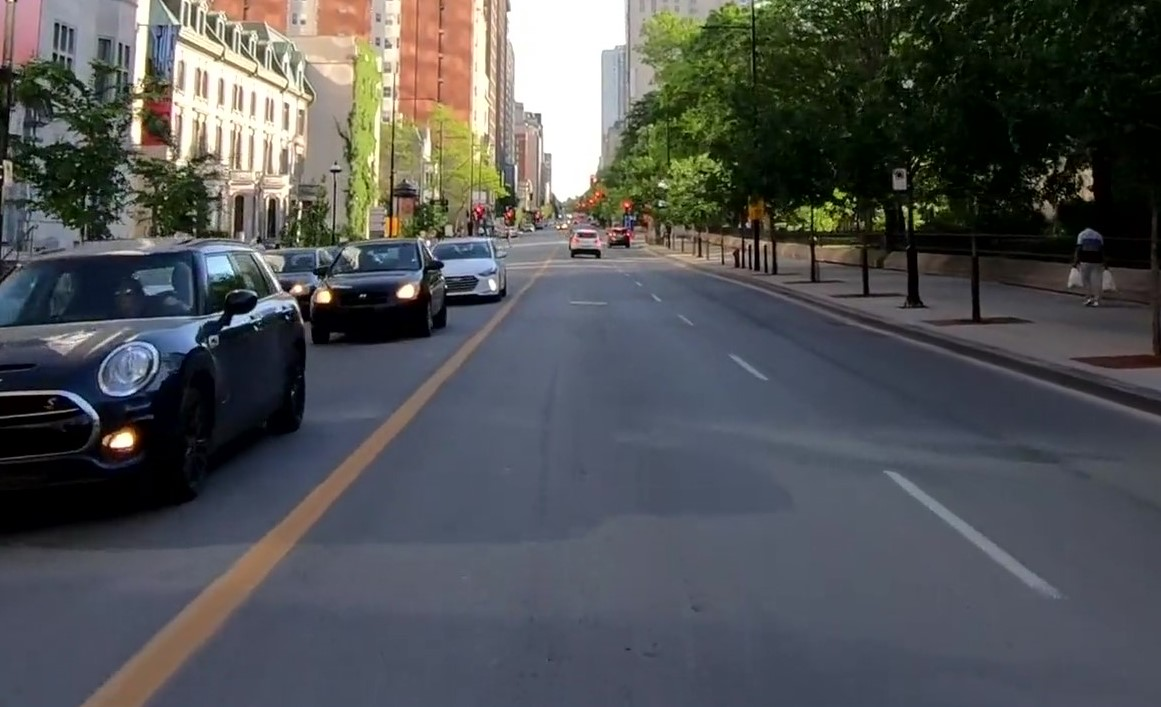
#> input picture Road_Image.jpg, 1161 x 707 px
$ python Canny_Edge_Detection_Technique.py
#> lines starting #> are read from the running program, lines starting #| are printed output that depends on the picture
import cv2
import numpy as np

road_image = cv2.imread('Road_Image.jpg')  # Reads image in the form of a numpy array.
#> road_image is the input picture: shape (707, 1161, 3); mean B, G, R 85.1, 83.6, 81.6

# Canny edge detection:-

'''Copying image array rather than assigning is the good practice
because in this way it doesnt change original image'''
road_image_copy = np.copy(road_image)

'''Grayscale image only has one channel & each pixel with only one intensity value ranging from 0 to 255.
Hence, Converting to greyscale ,image processing a single channel is faster than processing 3 channel image
and less computational intensive'''
gray_image = cv2.cvtColor(road_image_copy,cv2.COLOR_RGB2GRAY)
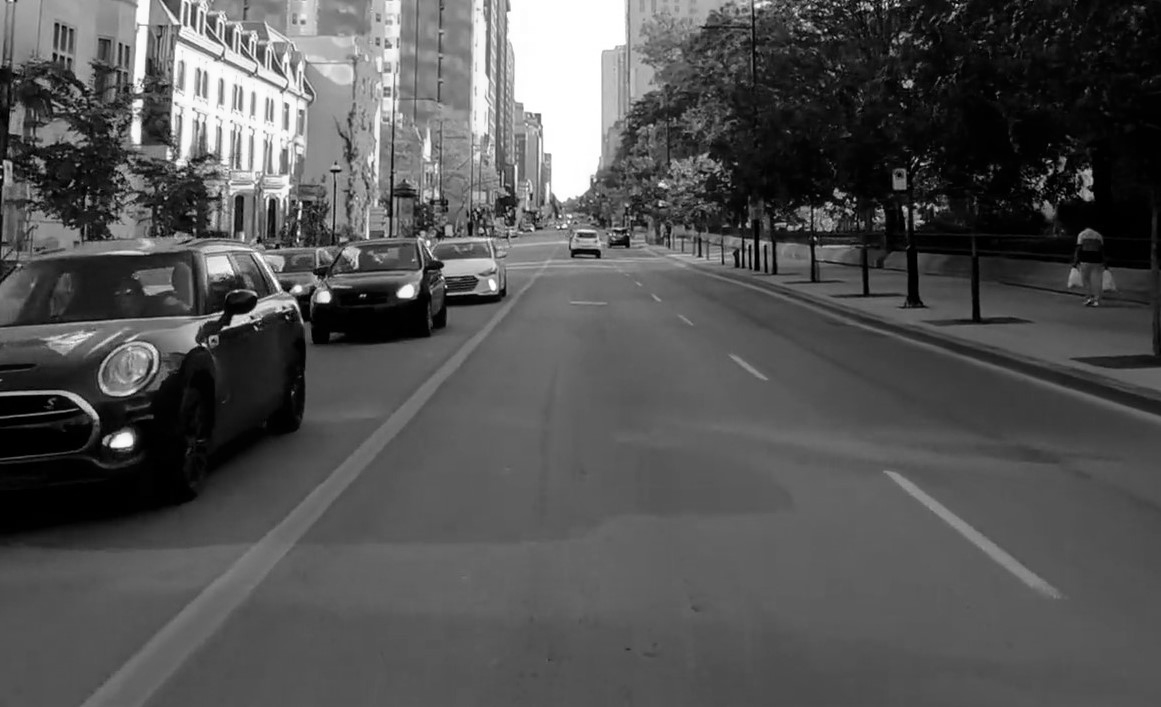
#> gray_image: shape (707, 1161); min 0, max 255, mean 83.8

'''Image Noise can create false edges & ultimately affect edge detection.
Thus, Applying Guassian Blur by convolving our image with a 5*5 kernel of Guassian values reduces noise
in our image. It Smoothens the image with a Guassian Filter (averaging out the pixels in the image)'''
filtered_image = cv2.GaussianBlur(gray_image,(5,5),0)


'''Edges are the regions where there is a sharp change in intensity or a sharp change in color between
adjacent pixels in the image which will be either Strong Gradient (Steep Change) or Small Gradient (Shallow change).
Canny computes the gradient in all directions of our blurred image and trace the Strongest Gradient as a series of
white pixels'''
canny_image = cv2.Canny(filtered_image,30,90) # Threshold ratio as prescribed 1:3 or 1:2
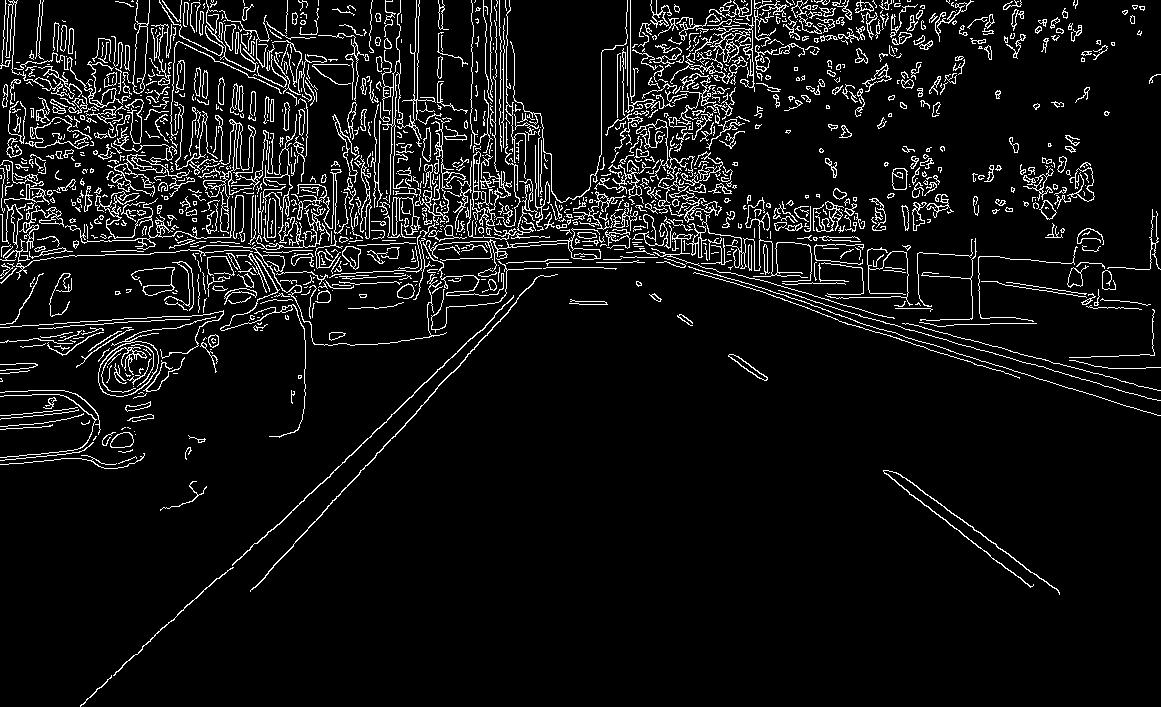
#> canny_image: shape (707, 1161); 7.3% white in thin lines or dots

cv2.imshow("Image",canny_image)
cv2.waitKey(0)  # Keep the image as long as we don't press any key from keyboard.
cv2.destroyAllWindows()
cv2.imwrite('Canny_Image.png',canny_image)  # To save the Canny detected image.
